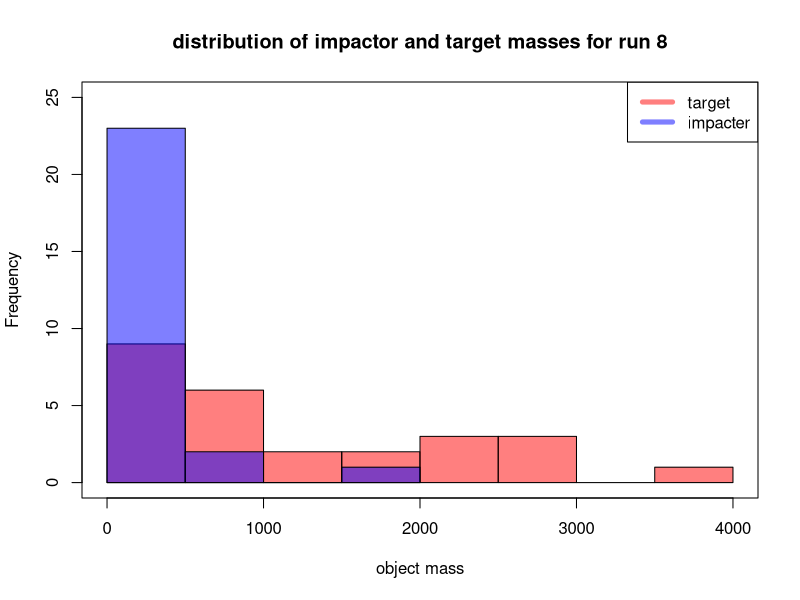

The R script that drew this image:
collisions<-read.table("collision.list table.txt",header=TRUE)

collisions.run1<-collisions[2:47,]
collisions.run2<-collisions[49:73,]
collisions.run3<-collisions[75:85,]
collisions.run4<-collisions[87:106,]
collisions.run5<-collisions[108:126,]
collisions.run6<-collisions[128:139,]
collisions.run7<-collisions[141:163,]
collisions.run8<-collisions[162:187,]#this is correct
collisions.run9<-collisions[193:212,]
collisions.run10<-collisions[214:223,]

colliders<-read.table("impacter.mass.list table.txt")
colliders.run1<-colliders$V2[2:47]
colliders.run2<-colliders$V2[49:73]
colliders.run3<-colliders$V2[75:85]
colliders.run4<-colliders$V2[87:106]
colliders.run5<-colliders$V2[108:126]
colliders.run6<-colliders$V2[128:139]
colliders.run7<-colliders$V2[141:163]
colliders.run8<-colliders$V2[163:188]#this is correct
colliders.run9<-colliders$V2[193:212]
colliders.run10<-colliders$V2[214:223]

mass.run.8<-as.numeric(as.vector(collisions.run8$xsa))
hist(mass.run.8,col=rgb(1,0,0,0.5),xlab="object mass",ylim=c(0,25),main="distribution of impactor and target masses for run 8")
hist(colliders.run8,col=rgb(0,0,1,0.5),add=T)
legend("topright", c("target", "impacter"), col=c(rgb(1,0,0,0.5),rgb(0,0,1,0.5) ), lwd=5)

box()
